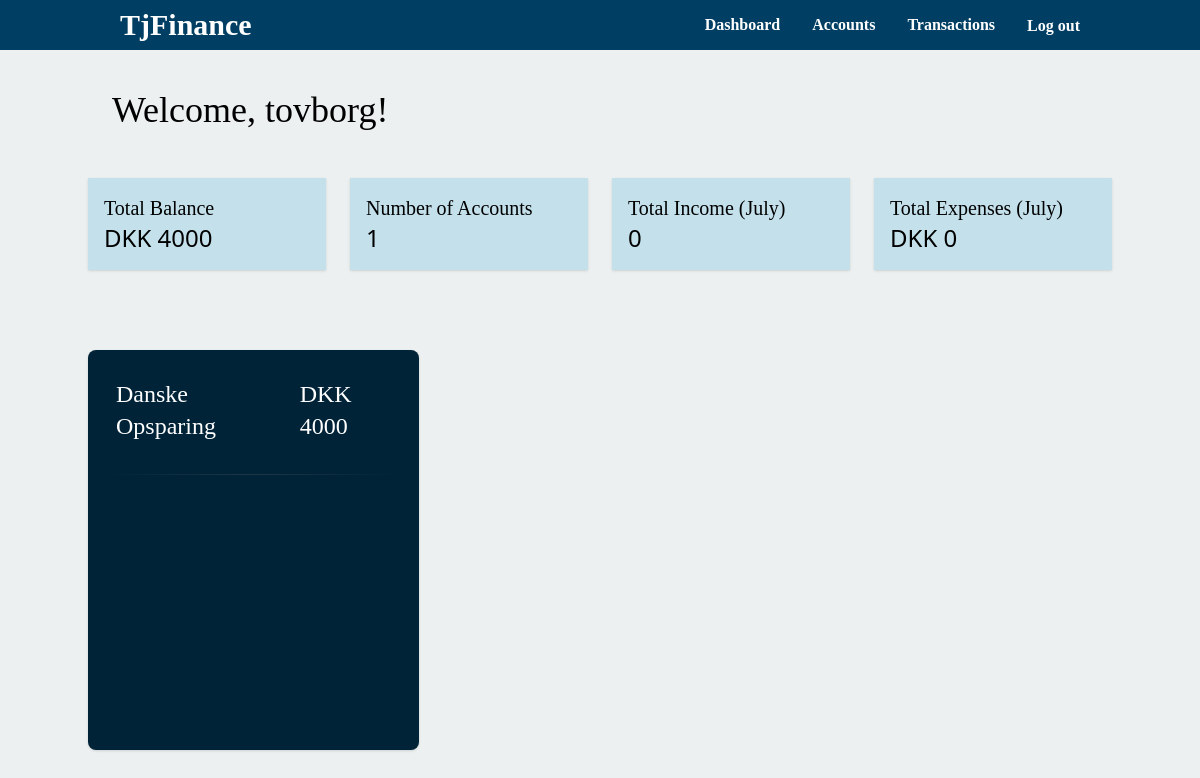
The app's page / (signed in), older data.
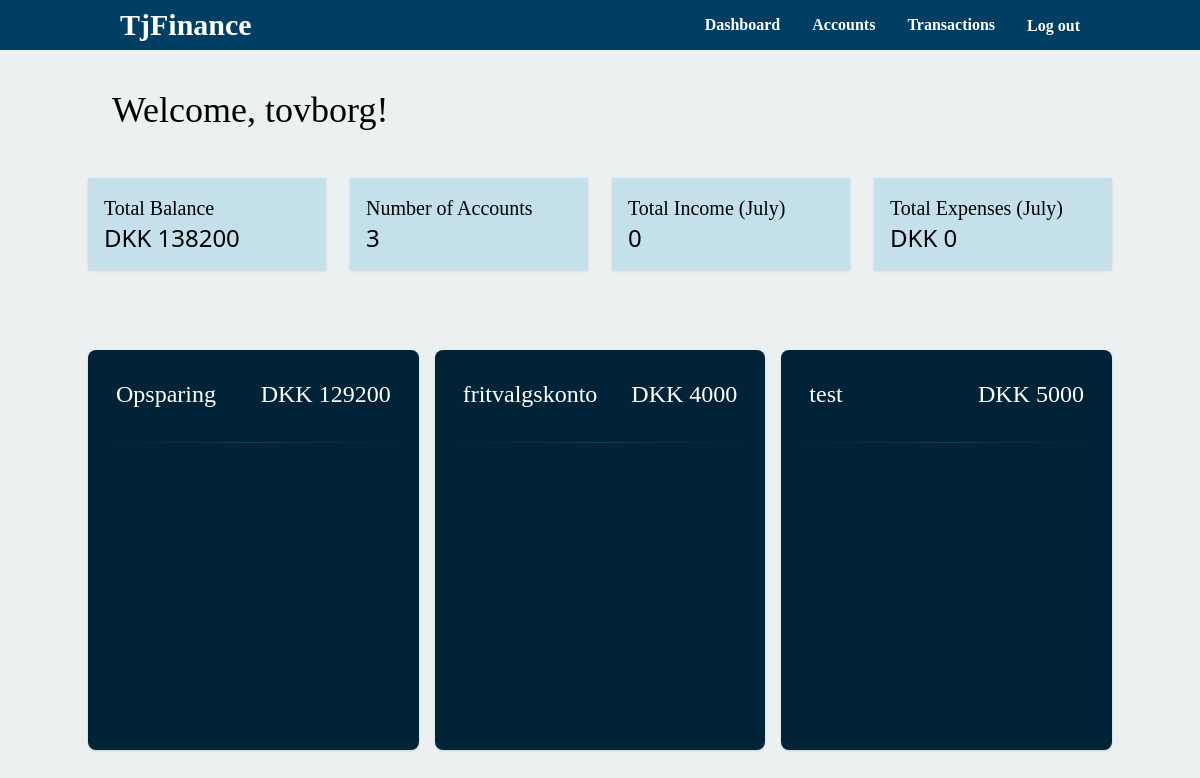
The same page, newer data.
### main/models.py (models this page shows, shortened)
class Account(models.Model):
    ACCOUNT_TYPES = (
        ('savings', 'Savings'),
        ('checking', 'Checking'),
        ('Vacation', 'Vacation'),
        ('Retirement', 'Retirement'),
        ('Other', 'Other')
    )
    user = models.ForeignKey(User, on_delete=models.CASCADE)
    name = models.CharField(max_length=50)
    account_type = models.CharField(max_length=50, choices=ACCOUNT_TYPES)
    balance = models.DecimalField(max_digits=10, decimal_places=0)
    description = models.TextField(blank=True, null=True, max_length=255)
    isFavorite = models.BooleanField(default=False)
    def get_three_recent_transactions(self):
        return self.transaction_set.all().order_by('-date')[:3]
    def get_monthly_expenses(self):
        today = datetime.date.today()
        first_day_of_month = today.replace(day=1)
        last_day_of_month = (today.replace(day=28) + datetime.timedelta(days=4)).replace(day=1) - datetime.timedelta(
            days=1)
        transactions = self.transaction_set.filter(
            date__gte=first_day_of_month,
            date__lte=last_day_of_month,
            transaction_type__in=['withdrawal', 'payment']
        )
        total_expenses = sum(transaction.amount for transaction in transactions)
        return total_expenses
    def get_monthly_income(self):
        today = datetime.date.today()
        first_day_of_month = today.replace(day=1)
        last_day_of_month = (today.replace(day=28) + datetime.timedelta(days=4)).replace(day=1) - datetime.timedelta(
            days=1)
        transactions = self.transaction_set.filter(
            date__gte=first_day_of_month,
            date__lte=last_day_of_month,
            transaction_type='deposit'
        ).exclude(description__startswith='Transfer from')
        total_income = sum(transaction.amount for transaction in transactions)
        return total_income

### main/views.py (the view)
# urls.py: path("", index, name="index"),
@login_required
def index(request):
    accounts = Account.objects.filter(user=request.user)
    favorites = Account.objects.filter(user=request.user, isFavorite=True)
    three_recent_transactions = Transaction.objects.filter(account__user=request.user).order_by('-date')[:3]
    current_date = datetime.date.today()
    total_expenses = 0
    total_income = 0
    for account in accounts:
        total_expenses += account.get_monthly_expenses()
    for account in accounts:
        total_income += account.get_monthly_income()
    total_balance = sum([account.balance for account in accounts])
    no_accounts = len(accounts)
    if len(accounts) > 3:
        accounts = accounts[:3]
    if len(favorites) > 3:
        favorites = favorites[:3]
    favorites_count = len(favorites)
    context = {"accounts": accounts,
               "total_balance": total_balance,
               "no_accounts": no_accounts,
               'total_expenses': total_expenses,
               'total_income': total_income,
               'current_date': current_date}
    if favorites_count == 0:
        print('No favorites')
        return render(request, "dashboard.html", context=context)
    elif favorites_count < 3:
        additional_accounts = Account.objects.filter(user=request.user, isFavorite=False)[:3 - favorites_count]
        combined_accounts = list(favorites) + list(additional_accounts)
        return render(request, "dashboard.html", context=context)
    else:
        print(favorites)
        return render(request, "dashboard.html", context=context)

### templates/dashboard.html (shortened to what this page needs)
{% extends "base.html" %}
{% load static %}
{% block content %}
    {% if user.is_authenticated %}
        <div class="container mx-auto mt-4">
            <div class="container mx-auto p-6">
               <div class="flex justify-between items-start mb-6">
                   <h1 class="text-4xl" style="font-family: 'Danske Text v2 Regular'">Welcome, {{ user.username }}!</h1>
               </div>
            </div>
            <div class="grid grid-cols-1 mx-3 md:mx-0 lg:mx-0 md:grid-cols-2 lg:grid-cols-4 gap-6 mb-10 lg:mb-15 md:mb-20">
                <div class="bg-cards p-4 shadow">
                    <h2 class="text-xl text-center md:text-start lg:text-start font-dansketext">Total Balance</h2>
                    <p class="text-2xl text-center md:text-start lg:text-start">DKK {{ total_balance }}</p>
                </div>
                <div class="bg-cards p-4 shadow">
                    <h2 class="text-xl text-center md:text-start lg:text-start font-dansketext">Number of Accounts</h2>
                    <p class="text-2xl text-center md:text-start lg:text-start">{{ no_accounts }}</p>
                </div>
                <div class="bg-cards p-4 shadow">
                    <h2 class="text-xl text-center md:text-start lg:text-start font-dansketext">Total Income ({{ current_date|date:"F" }})</h2>
                    <p class="text-2xl text-center md:text-start lg:text-start">{{ total_income }}</p>
                </div>
                <div class="bg-cards p-4 shadow">
                    <h2 class="text-xl text-center md:text-start lg:text-start font-dansketext">Total Expenses ({{ current_date|date:"F" }})</h2>
                    <p class="text-2xl text-center md:text-start lg:text-start">DKK {{ total_expenses }}</p>
                </div>
            </div>
            <div id="accounts" class="grid mb-3 mx-3 md:mx-0 lg:mx-0 grid-cols-1 md:grid-cols-2 lg:grid-cols-3 gap-4 lg:grow mb-6">
                {% for account in accounts %}
                <div class="bg-account-cards mobile-only:mb-3 rounded-lg p-4 shadow md:min-h-[300px] lg:min-h-[400px] flex flex-col">
                    <div class="flex flex-col md:flex-row justify-between items-center">
                        <h2 class="text-2xl text-white font-dansketext p-3 flex items-center">
                            {{ account.name }}
                        </h2>
                        <span class="text-2xl text-white font-dansketext p-3">DKK {{ account.balance }}</span>
                    </div>
                    <hr class="my-5 h-px border-t-0 bg-transparent bg-gradient-to-r from-transparent via-neutral-500 to-transparent opacity-25 dark:via-neutral-400" />
                </div>
                {% endfor %}
            </div>
        </div>
    {% else %}
        <h2>Welcome, guest!</h2>
    {% endif %}
{% endblock content %}

### templates/base.html (shortened to what this page needs)
{% load static %}
<!DOCTYPE html>
<html lang="en" class="h-full">
<head>
    <link rel="stylesheet" href="{% static 'src/styles.css' %}">
    <link href="https://db.onlinewebfonts.com/c/bfe4f8043b7030ba6b13678f3a1e8363?family=Danske+Text+v2+Regular" rel="stylesheet">
</head>
{% include "navbar.html" %}
<body class="bg-background h-full">
        {% block content %}{% endblock content %}
</body>
</html>

### templates/navbar.html (shortened to what this page needs)
<header class="bg-primary flex justify-center">
    <div class="w-[80%] h-[50px] flex items-center text-gray-700">
        <div class="min-w-[50px] text-3xl text-sidebar text-white font-bold" style="font-family: 'Danske Text v2 Regular'"><a href="{% url 'index' %}">TjFinance</a></div>
        <div id="menu" class="duration-100 grow flex justify-end gap-4 md:gap-8 absolute md:relative flex-col md:flex-row top-[-100%] md:top-[inherit] bg-navigation_mobile md:bg-transparent w-[100%] left-0 right-0 m-auto md:w-auto md:left-auto md:right-auto px-10 py-10 md:p-0">
            {% if user.is_authenticated %}
            <a class="hover:text-gray-400 text-primary md:text-white font-bold" style="font-family: 'Danske Text v2 Regular'" href="{% url 'index' %}">Dashboard</a>
            <a class="hover:text-gray-400 text-primary md:text-white font-bold" style="font-family: 'Danske Text v2 Regular'" href="{% url 'account' %}">Accounts</a>
            <a class="hover:text-gray-400 text-primary md:text-white font-bold" style="font-family: 'Danske Text v2 Regular'" href="#">Transactions</a>
                <form method="post" action="{% url 'logout' %}" class="hover:text-gray-400">
                    <button type="submit" class="text-primary md:text-white hover:text-gray-400 font-bold" style="font-family: 'Danske Text v2 Regular'">Log out</button>
                </form>
            {% else %}
            <a class="hover:text-gray-400 text-primary md:text-white" style="font-family: 'Danske Text v2 Regular'" href="{% url 'login' %}">Login</a>
            <a class="hover:text-gray-400 text-primary md:text-white" style="font-family: 'Danske Text v2 Regular'" href="{% url 'sign_up' %}">Register</a>
            {% endif %}
        </div>
    </div>
</header>

### templates/base.html (style rules this page uses)
@media (min-width: 768px) { #menu { background-color: transparent !important; } }

Row changes from the older to the newer data that the page shows:
removed Account: name "Danske Opsparing", balance "4000"
added Account: name "Opsparing", balance "129200"
added Account: name "fritvalgskonto", balance "4000"
added Account: name "test", balance "5000"
Text that changed along with them:
{{ total_balance }}: "4000" → "138200"
{{ no_accounts }}: "1" → "3"
